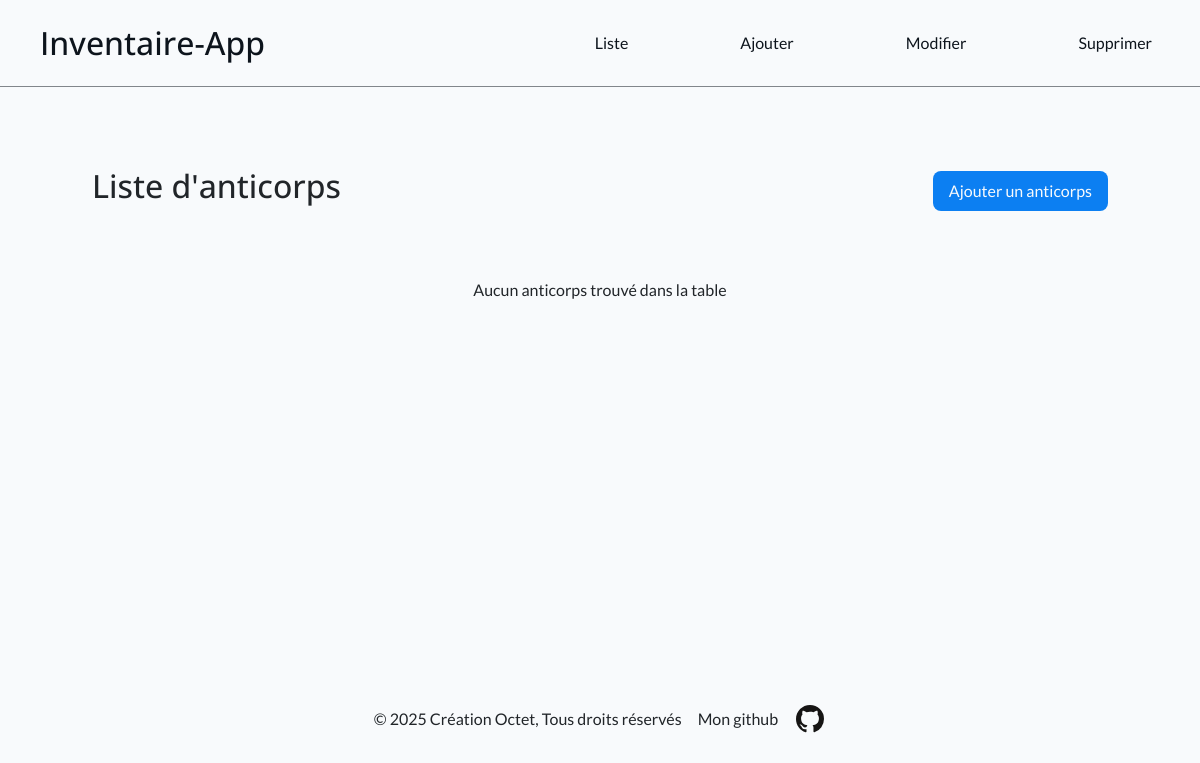
The app's page /api/liste.php, older data.
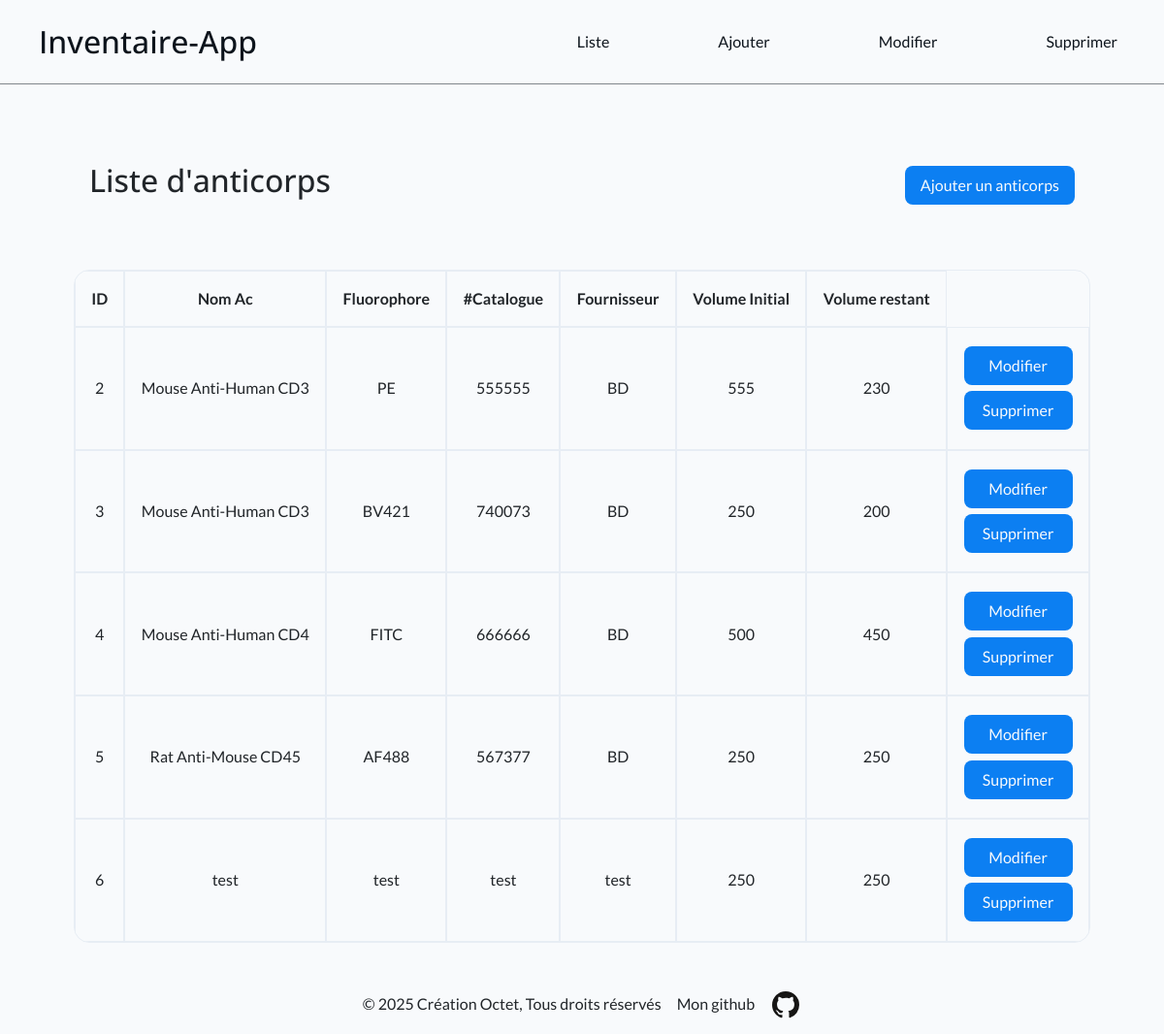
The same page, newer data.
### tables this page shows
CREATE TABLE antibody (
    id INTEGER PRIMARY KEY AUTOINCREMENT,
    NomAnticorps VARCHAR (100),
    Fluorophore VARCHAR (10),
    NuméroCatalogue VARCHAR (25),
    Fournisseur VARCHAR (25),
    VolumeInitial INT,
    VolumeRestant INT
);

### api/liste.php (the view, shortened to what this page needs)
<?php
    global $db;
    $select_query = "SELECT id, NomAnticorps, Fluorophore, NuméroCatalogue, Fournisseur, VolumeInitial, VolumeRestant FROM antibody";
    $select_stmt = $db->prepare($select_query);
    $select_stmt->execute();
    $rows = $select_stmt->fetchAll(PDO::FETCH_ASSOC);
    require_once "../partials/_header.php";
?>
<main class="api">
    <div id="list-title-container">
        <h2>Liste d'anticorps</h2>
        <a href="./ajouter.php">Ajouter un anticorps</a>
    </div>
    <div id="ab-table">
    <?php
    global $rows;
    if ($rows === FALSE) {
        echo "Erreur de la requête SQL : " . $db->error;
    } elseif (count($rows) > 0) {
        echo "<table>";
        echo "<thead>";
        echo "<tr>";
        echo "<th>ID</th>";
        echo "<th>Nom Ac</th>";
        echo "<th>Fluorophore</th>";
        echo "<th>#Catalogue</th>";
        echo "<th>Fournisseur</th>";
        echo "<th>Volume Initial</th>";
        echo "<th>Volume restant</th>";
        echo "</tr>";
        echo "</thead>";
        echo "<tbody>";
        foreach ($rows as $row) {
            echo "<tr>";
            echo "<td>" . htmlspecialchars($row['id']) . "</td>";
            echo "<td>" . htmlspecialchars($row['NomAnticorps']) . "</td>";
            echo "<td>" . htmlspecialchars($row['Fluorophore']) . "</td>";
            echo "<td>" . htmlspecialchars($row['NuméroCatalogue']) . "</td>";
            echo "<td>" . htmlspecialchars($row['Fournisseur']) . "</td>";
            echo "<td>" . htmlspecialchars($row['VolumeInitial']) . "</td>";
            echo "<td>" . htmlspecialchars($row['VolumeRestant']) . "</td>";
            echo "<td class='cell'>
                    <a href=\"./modifier.php?id=" . htmlspecialchars($row['id']) . "\" class='btn'>Modifier</a>
                    <a href=\"./supprimer.php?id=" . htmlspecialchars($row['id']) . "\" class='btn'>Supprimer</a>
                  </td>";
            echo "</tr>";
        }
        echo "</tbody>";
        echo "</table>";
    } else {
        echo "Aucun anticorps trouvé dans la table";
    }
   ?>
    </div>
</main>
<?php
    require_once "../partials/_footer.php";
?>

### partials/_header.php (shortened to what this page needs)
<!DOCTYPE html>
<html lang="fr">
<head>
    <link href="https://cdn.jsdelivr.net/npm/bootstrap@5.3.7/dist/css/bootstrap.min.css" rel="stylesheet">
    <link rel="stylesheet" href="../assets/style/style.css" media="screen">
</head>
<body>
<header>
    <div id="main-title">
        <h2><a href="../../index.php">Inventaire-App</a></h2>
    </div>
    <nav id="menu">
        <ul>
            <li>
                <a href="../api/liste.php">Liste</a>
            </li>
            <li>
                <a href="../api/ajouter.php">Ajouter</a>
            </li>
            <li>
                <a href="../api/modifier.php">Modifier</a>
            </li>
            <li>
                <a href="../api/supprimer.php">Supprimer</a>
            </li>
        </ul>
    </nav>
</header>

### partials/_footer.php (shortened to what this page needs)
<footer>
    <div id="foot">
        <p class="foot-item">© 2025 Création Octet, Tous droits réservés</p>
        <p class="foot-item">Mon github</p>
        <a href="https://github.com/CAF2801"><img class="foot-item" src="../assets/img/github-svgrepo-com.svg" alt="github"></a>
    </div>
</footer>
</body>
</html>

### assets/style/style.css (style rules this page uses)
:root { --black: #0D141C; --white: #F8FAFC; --gray: #E7EDF4; --blue: #0C7FF2; --green: #388B83; }
* { box-sizing: border-box; }
body { max-height: 100vh; margin: 0; padding: 0; font: 400 100%/150% "Lato", sans-serif !important; background-color: var(--white); }
h2, h3 { font-family: "Open Sans", sans-serif !important; }
header { display: flex; justify-content: space-between; align-items: center; text-align: center; position: relative; border-bottom: solid rgba(13, 20, 28, 0.5) 0.1rem; }
#menu { display: none; flex-direction: column; position: absolute; top: 100%; left: 0; background-color: var(--white); z-index: 1000; }
nav ul li { list-style: none; }
a { color: var(--black); text-decoration: none; }
main { width: 90%; max-width: 90rem; margin: 0 auto; padding: 1rem; }
#main-title h2 { display: inline-block; margin-top: 1rem; margin-left: 1rem; }
#foot { display: flex; justify-content: center; align-items: center; margin-top: 2rem; }
.foot-item { margin-right: 1rem; }
#foot a { max-width: 2rem; margin-bottom: 0.9rem; }
#foot a img { max-width: 100%; }
@media screen and (min-width: 1024px) { #main-title h2 { margin: auto 1rem; padding: 1.5rem; } }
@media screen and (min-width: 1024px) { #menu { display: flex!important; position: static; flex-direction: row; background-color: var(--white); background: transparent; border: none; width: auto; justify-content: flex-end; padding-top: 1rem; } }
@media screen and (min-width: 1024px) { nav ul { list-style: none; display: flex; justify-content: right; align-items: center; gap: 1rem; } }
@media screen and (min-width: 1024px) { nav ul li { margin: auto 1rem; } }
@media screen and (min-width: 1024px) { nav ul li a { padding: 2rem 2rem; } }
@media screen and (min-width: 1024px) { main { min-height: 73vh; } }
#list-title-container { display: flex; justify-content: space-between; align-items: center; margin-top: 4rem; padding: 0 1rem; }
#ab-table { display: flex; justify-content: center; align-items: center; margin-top: 4rem; overflow-x: auto; }
#ab-table table { width: 100%; border-collapse: separate; border-spacing: 0; border: solid var(--gray) 0.1rem; border-radius: 1rem; overflow: hidden; white-space: nowrap; }
#ab-table th, #ab-table td { text-align: center; vertical-align: middle; padding: 1rem; border: solid var(--gray) 0.1rem; }
.cell { display: flex; flex-direction: column; justify-content: center; align-items: center; }
.btn { display: inline-block; width: 7rem; padding: 0.5rem 1rem; color: var(--white); background-color: var(--blue); border-radius: 0.5rem; border: none; transition: transform 0.3s; margin: 0.2rem 0; text-align: center; }
#list-title-container a { padding: 0.5rem 1rem; color: var(--white); background-color: var(--blue); border-radius: 0.5rem; border: none; transition: transform 0.3s; }

Row changes from the older to the newer data that the page shows:
added antibody: id "2", NomAnticorps "Mouse Anti-Human CD3", Fluorophore "PE", NuméroCatalogue "555555", Fournisseur "BD", VolumeInitial "555", VolumeRestant "230"
added antibody: id "3", NomAnticorps "Mouse Anti-Human CD3", Fluorophore "BV421", NuméroCatalogue "740073", Fournisseur "BD", VolumeInitial "250", VolumeRestant "200"
added antibody: id "4", NomAnticorps "Mouse Anti-Human CD4", Fluorophore "FITC", NuméroCatalogue "666666", Fournisseur "BD", VolumeInitial "500", VolumeRestant "450"
added antibody: id "5", NomAnticorps "Rat Anti-Mouse CD45", Fluorophore "AF488", NuméroCatalogue "567377", Fournisseur "BD", VolumeInitial "250", VolumeRestant "250"
added antibody: id "6", NomAnticorps "test", Fluorophore "test", NuméroCatalogue "test", Fournisseur "test", VolumeInitial "250", VolumeRestant "250"
Text that changed along with them:
text no longer shown: "Aucun anticorps trouvé dans la table"
text now shown: "ID Nom Ac Fluorophore #Catalogue Fournisseur Volume Initial Volume restant"
